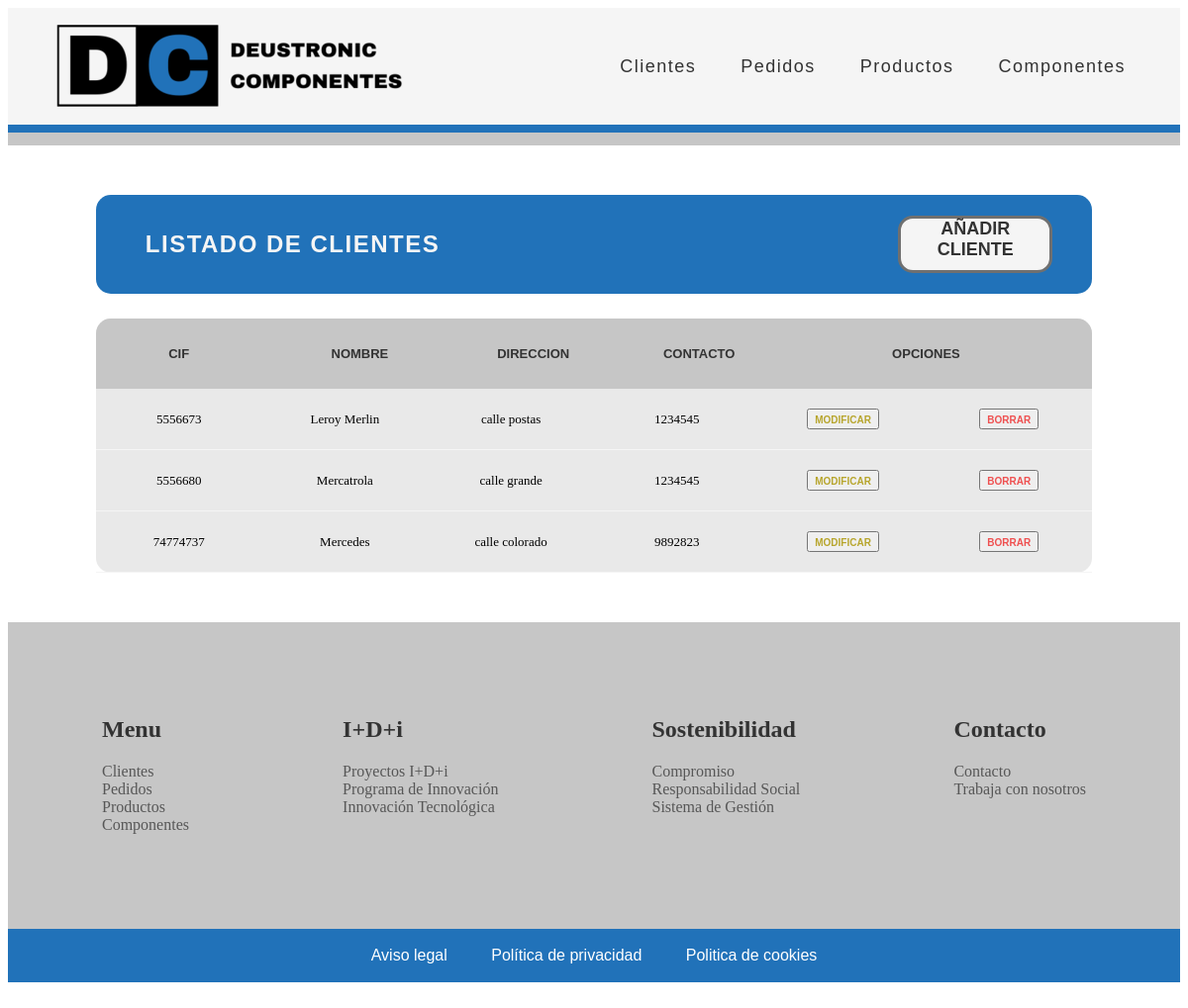
Before: /appGestionPedidos/ with the older database file.
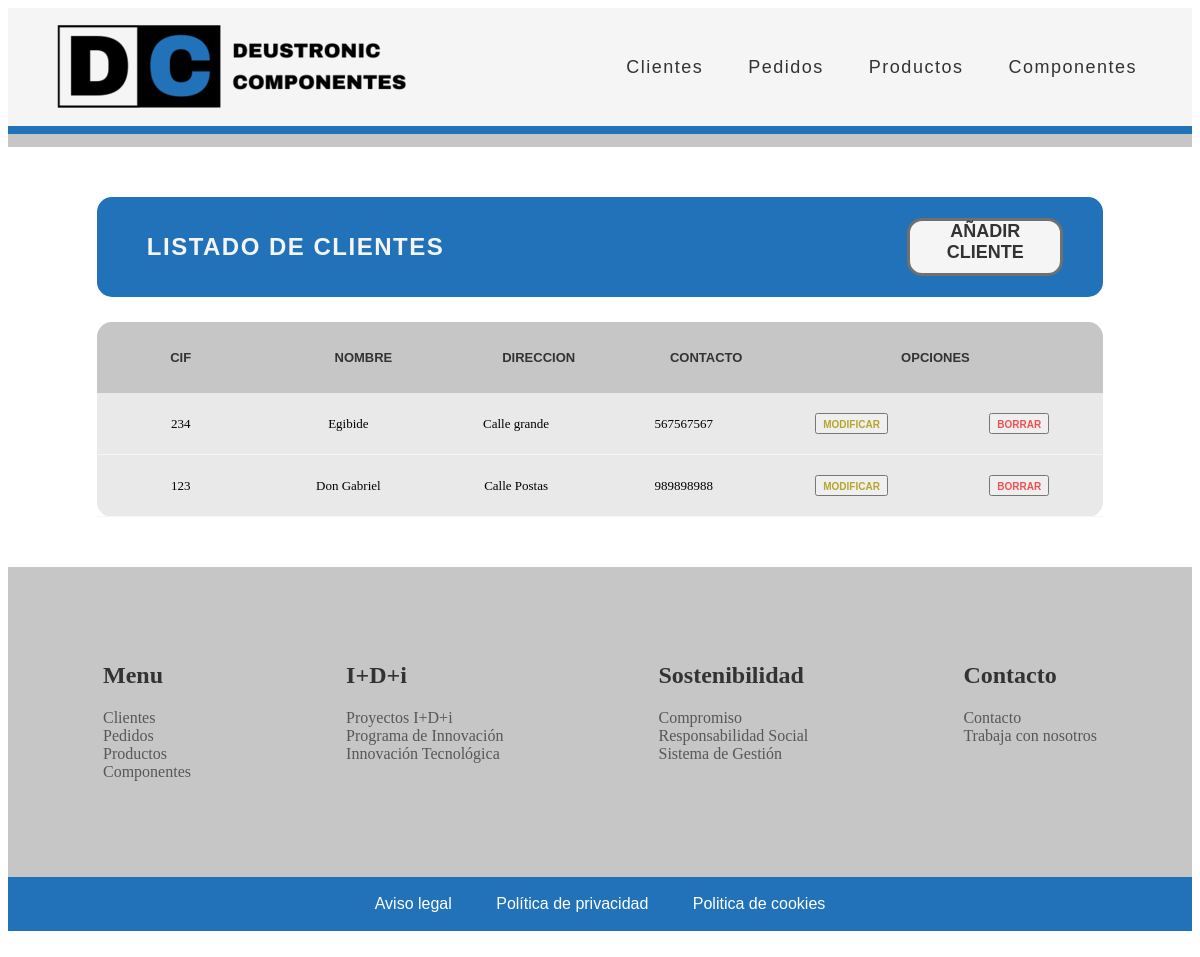
After: the same page with the newer database file.
### appGestionPedidos/models.py (models this page shows, shortened)
class Cliente(models.Model):
    CIF = models.CharField(max_length=9, unique=True)
    nombreEmpresa = models.CharField(max_length=16)
    direccion = models.CharField(max_length=60)
    datosContacto = models.CharField(max_length=60)

### appGestionPedidos/views.py (the view)
# urls.py: path('', views.ClienteListView.as_view(), name='index'),
class ClienteListView(ListView):
    model = Cliente

### appGestionPedidos/templates/appGestionPedidos/cliente_list.html (shortened to what this page needs)
{% extends "base.html" %}
{% load static %}
{% block contenido %}
<div class="main_container">
    <div class="main_title_container">
        <div class="main_title">
            <h2>LISTADO DE CLIENTES</h2>
        </div>
        <a href="/appGestionPedidos/cliente/create" alt="crear_cliente">AÑADIR CLIENTE</a>
    </div>
    <div class="main_table_container">
        {% if cliente_list %}
        <table class="main_table">
            <thead>
                <tr>
                    <th>CIF</th>
                    <th>Nombre</th>
                    <th>Direccion</th>
                    <th>Contacto</th>
                    <th class="main_table_esp_1" colspan="2">Opciones</th>
                </tr>
            </thead>
            {% for cliente in cliente_list %}
            <tbody>
                <tr>
                    <td>{{ cliente.CIF }}</td>
                    <td>{{ cliente.nombreEmpresa }}</td>
                    <td>{{ cliente.direccion }}</td>
                    <td>{{ cliente.datosContacto }}</td>
                    <td class="main_table_esp_modificar">
                        <button><a href="/appGestionPedidos/modificar-cliente/{{ cliente.id }}">MODIFICAR</a></button>
                    </td>
                    <td class="main_table_esp_borrar">
                        <button><a href="/appGestionPedidos/eliminar-cliente/{{ cliente.id }}">BORRAR</a></button>
                    </td>
                </tr>
            </tbody>
            {% endfor %}
        </table>
        {% else %}
        <p>No hay clientes creados.</p>
        {% endif %}
    </div>
</div>
{% endblock %}

### appGestionPedidos/templates/base.html (shortened to what this page needs)
{% load static %}
<!DOCTYPE html>
<html lang="en">
    <head>
        <link rel="stylesheet" href="{% static 'CSS/estilos.css' %}">
    </head>
    <body>
        <header class="header">
            <div class="header_container">
                <div class="header_logo">
                    <a href="/appGestionPedidos"><img src="{% static 'imagenes\Logotipo.png' %}" alt="logo de la compañia"></a>
                </div>
                <nav class="header_navigation">
                    <ul>
                        <li><a href="/appGestionPedidos">Clientes</a></li>
                        <li><a href="/appGestionPedidos/pedido/list">Pedidos</a></li>
                        <li><a href="/appGestionPedidos/producto/list">Productos</a></li>
                        <li><a href="/appGestionPedidos/componente/list">Componentes</a></li>
                    </ul>
                </nav>
            </div>
            <div class="header_line">
                <div class="header_line_blue"></div>
                <div class="header_line_grey"></div>
            </div>
        </header>
        <main>
            {% block contenido %}{% endblock %}
        </main>
        <footer class="footer">
            <div class="footer_container">
                <div class="footer_top">
                    <div class="footer_top_container">
                        <div class="footer_top_cc">
                            <div class="footer_top_c">
                                <h2>Menu</h2>
                                <li><a href="/appGestionPedidos">Clientes</a></li>
                                <li><a href="/appGestionPedidos/pedido/list">Pedidos</a></li>
                                <li><a href="/appGestionPedidos/producto/list">Productos</a></li>
                                <li><a href="/appGestionPedidos/componente/list">Componentes</a></li>
                            </div>
                            <div class="footer_top_c">
                                <h2>I+D+i</h2>
                                <li><a href="https://www.google.es/" target="_blank">Proyectos I+D+i</a></li>
                                <li><a href="https://www.google.es/" target="_blank">Programa de Innovación</a></li>
                                <li><a href="https://www.google.es/" target="_blank">Innovación Tecnológica</a></li>
                            </div>
                            <div class="footer_top_c">
                                <h2>Sostenibilidad</h2>
                                <li><a href="https://www.google.es/" target="_blank">Compromiso</a></li>
                                <li><a href="https://www.google.es/" target="_blank">Responsabilidad Social</a></li>
                                <li><a href="https://www.google.es/" target="_blank">Sistema de Gestión</a></li>
                            </div>
                            <div class="footer_top_c">
                                <h2>Contacto</h2>
                                <li><a href="https://www.google.es/" target="_blank">Contacto</a></li>
                                <li><a href="https://www.google.es/">Trabaja con nosotros</a></li>
                            </div>
                        </div>
                    </div>
                </div>
                <div class="footer_bottom">
                    <ul>
                        <li><a href="https://www.google.es/" target="_blank">Aviso legal</a></li>
                        <li><a href="https://www.google.es/" target="_blank">Política de privacidad</a></li>
                        <li><a href="https://www.google.es/" target="_blank">Politica de cookies</a></li>
                    </ul>
                </div>
            </div>
        </footer>
    </body>
</html>

### appGestionPedidos/static/CSS/estilos.css (style rules this page uses)
a:link, a:visited { text-decoration: none; }
header { background-color: whitesmoke; color: #333; }
.header_container { display: flex; justify-content: space-between; align-items: center; }
.header_logo a { padding-left: 45px; }
.header_line_blue { background-color: #2172b9; height: 8px; }
.header_line_grey { background-color: #c6c6c6; height: 13px; }
.header_navigation ul { margin-right: 35px; padding: 0; list-style: none; font-family: sans-serif; font-size: large; justify-content: space-between; }
.header_navigation ul li { display: inline-block; }
.header_navigation ul li a { display: block; padding: 10px 20px; transition: all 0.4s linear; border-radius: 5px; cursor: pointer; color: #333; letter-spacing: 1.5px; }
.main_container { width: 85%; max-width: 1300px; margin: 50px auto; text-align: justify; }
.main_title_container { display: flex; align-items: center; justify-content: space-between; background-color: #2172b9; border-radius: 15px; height: 100px; }
.main_title_container a { align-items: center; text-align: center; height: 52px; width: 150px; margin-right: 40px; font-size: large; font-weight: 800; color:#333333; font-family: sans-serif; background-color:whitesmoke; border-color: #333333af; border-width: 3px; border-style: solid; border-radius: 15px; }
.main_title { display: flex; align-items: center; vertical-align: middle; color: whitesmoke; padding-left: 50px; }
.main_title h2 { vertical-align: middle; font-family: sans-serif; font-size: x large; letter-spacing: 1.5px; }
.main_table_container { margin-top: 25px; display: flex; justify-content: center; background-color: #d4d4d483; border-radius: 15px; border: solid 1px rgba(255. 255, 255, 0.2); }
.main_table { width: 100%; font-size: 14px; table-layout: fixed; border-collapse: collapse; }
.main_table thead { background: #c6c6c6; }
.main_table th { padding: 28px 70px; font-weight: 775; font-family: sans-serif; font-size: medium; text-align: center; text-transform: uppercase; color:#333333; }
.main_table th:first-child { border-top-left-radius: 15px; }
.main_table th:last-child { border-top-right-radius: 15px; }
.main_table td { margin: 40px 70px; padding: 20px 0px; font-size: medium; text-align: center; border-bottom: solid 1px whitesmoke; }
.main_table_esp_modificar a { font-size: medium; font-weight: 800; color: #b7a52c; font-family: sans-serif; border-radius: 15px; }
.main_table_esp_borrar a { font-size: medium; font-weight: 800; color:#ef0909af; font-family: sans-serif; }
.footer a { color: #575757 }
.footer_top { padding: 30px 0; background-color: #c6c6c6; color: #333; }
.footer_top_container { padding: 0px 65px; max-width: 1600px; margin: auto; }
.footer_top_cc { display: flex; flex-wrap: wrap; justify-content: space-between; }
.footer_top_c { width: auto; padding: 0 30px; padding-top: 45px; align-items: center; list-style: none; }
.footer_bottom { background-color: #2172b9; display: flex; justify-content: center; }
.footer_bottom ul { padding: 0; list-style: none; font-family: Arial, Helvetica, sans-serif; font-size: medium; justify-content: space-between; }
.footer_bottom ul li { display: inline-block; }
.footer_bottom ul li a { display: block; padding: 2px 20px; cursor: pointer; color: white; }
@media only screen and (max-width: 1200px) { .main_table th { font-weight: 775; font-family: sans-serif; font-size: small; text-align: center; text-transform: uppercase; color:#333333; } }
@media only screen and (max-width: 1200px) { .main_table td { margin: 40px 70px; padding: 20px 0px; font-size: small; text-align: center; border-bottom: solid 1px whitesmoke; } }
@media only screen and (max-width: 1200px) { .main_table_esp_modificar a { font-size: x-small; font-weight: 800; color: #b7a52c; font-family: sans-serif; border-radius: 15px; } }
@media only screen and (max-width: 1200px) { .main_table_esp_borrar a { font-size: x-small; font-weight: 800; color:#ef0909af; font-family: sans-serif; } }
@media only screen and (max-width: 1400px) { .footer_top_container { padding: 0px 65px; max-width: 1600px; height: 250px; margin: auto; } }

Changed rows visible on the page:
removed Cliente: CIF "5556673", nombreEmpresa "Leroy Merlin", direccion "calle postas", datosContacto "1234545"
removed Cliente: CIF "5556680", nombreEmpresa "Mercatrola", direccion "calle grande", datosContacto "1234545"
removed Cliente: CIF "74774737", nombreEmpresa "Mercedes", direccion "calle colorado", datosContacto "9892823"
added Cliente: CIF "234", nombreEmpresa "Egibide", direccion "Calle grande", datosContacto "567567567"
added Cliente: CIF "123", nombreEmpresa "Don Gabriel", direccion "Calle Postas", datosContacto "989898988"
